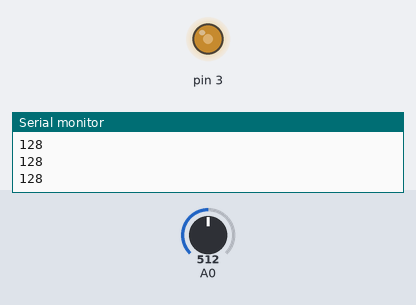
A sketch run on a simulated Arduino Uno, built with avr-gcc and run on an emulated ATmega328P. Parts: output pins drawn as LEDs (lit = HIGH), the last lines printed to the serial monitor. The inputs (shaded band) are chosen by the test bench; at power-on: A0 = 512.

Above: at 1.2 s.
1.3 s: A0 set to 716
At 1.9 s:
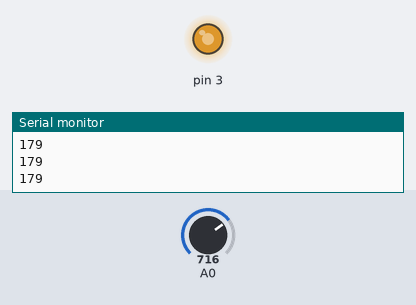
2.8 s: A0 set to 900
At 3.2 s:
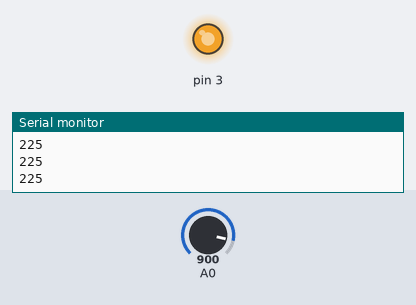
4.3 s: A0 set to 122
At 5.4 s:
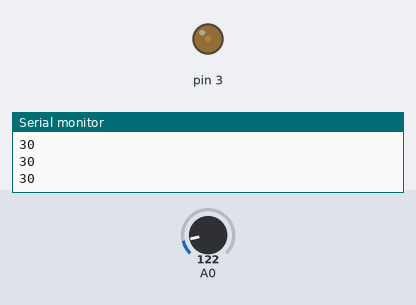
5.8 s: A0 set to 0
At 6.5 s:
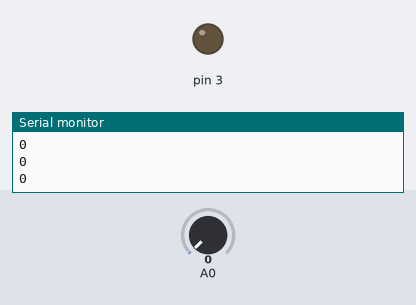
Timing chart, 0 to 8.3 s (numbered marks = the images above; inputs shaded):
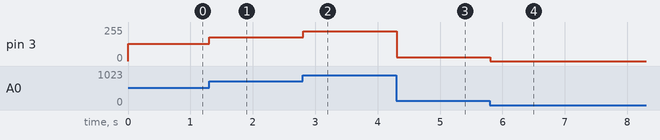

The sketch:

topic12-2.ino
```cpp
void setup()
{
  pinMode (3, OUTPUT);
  Serial.begin(9600);
}

void loop()
{
  int k = analogRead(A0);
  int p = k / 4;

  Serial.println(p);
  analogWrite(3, p);
}
```

Measured:
- after the input at 1.3 s, pin 3: 128/255 → 179/255 at once
- after the input at 2.8 s, pin 3: 179/255 → 225/255 at once
- after the input at 4.3 s, pin 3: 225/255 → 30/255 at once
- after the input at 5.8 s, pin 3: 30/255 → 0/255 at once
